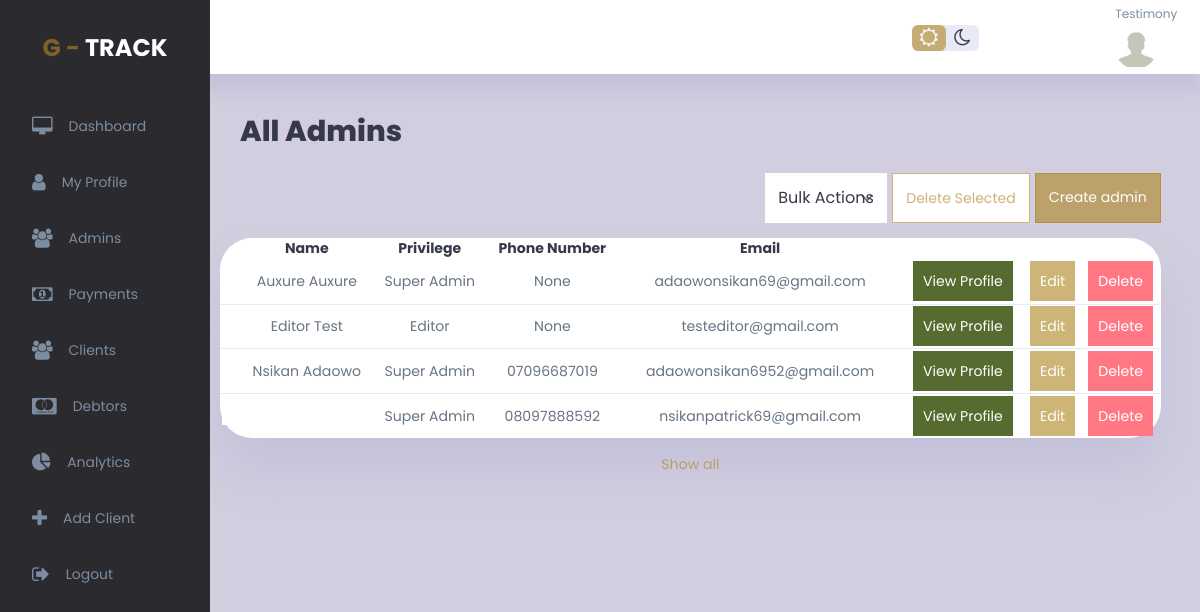
Page /admins (signed in) on the committed database.
### gtrack_app/models.py (models this page shows, shortened)
class UserProfile(models.Model):
    user = models.OneToOneField(User, null=True, on_delete=models.CASCADE)
    address = models.CharField(max_length=65, null=True, blank=True) #can also stand as the office address for the client
    phone = models.CharField(max_length=65, null=True, blank=True)
    privilege = models.CharField(max_length=50, null=True, blank=True)
    ip_address = models.CharField(max_length=50, null=True, blank=True)
    profile_pic = models.FileField(null=True, blank=True, upload_to="uploads/profile_pictures", validators = [FileExtensionValidator(allowed_extensions=['jpg','jpeg','png'])])
    state_country = models.CharField(max_length=65, null=True, blank=True)
    contact_person = models.CharField(max_length=65, null=True, blank=True)
    contact_person_phone = models.CharField(max_length=65, null=True, blank=True)

### gtrack_app/views.py (the view)
# urls.py: path('admins', views.admins, name='admins'),
@login_required
def admins(request):
    current_user = request.user
    all_admins = User.objects.filter(Q(is_superuser=True) | Q(is_staff=True)).exclude(pk=current_user.pk).order_by('date_joined').reverse()
    all_admins_profiles = UserProfile.objects.all
    return render(request, 'admins_dashboard/admins/admins.html', {'admins': all_admins, 'admin_profiles': all_admins_profiles})

### templates/admins_dashboard/admins/admins.html (shortened to what this page needs)
{% extends 'base.html' %}
{% block content %}
{% load static %}
<div class="wrapper">
    <div class="vertical-wrapper" id="sidebar">
        <div class="vertical-bar">
            <div class="logo">
                G - <span>Track</span>
            </div>
            <div class="sidebar">
                <a href="{% url 'index' %}">
                    <i class="fa fa-desktop"></i>
                    <h3>Dashboard</h3>
                </a>
                <a href="{% url 'profile' user_id=user.id %}">
                    <i class="fa fa-user"></i>
                    <h3>My Profile</h3>
                </a>
                <a href="{% url 'admins' %}" class="active">
                    <i class="fa fa-users"></i>
                    <h3>Admins</h3>
                </a>
                <a href="{% url 'payments' %}">
                    <i class="fa fa-money"></i>
                    <h3>Payments</h3>
                </a>
                <a href="{% url 'all_clients' %}">
                    <i class="fa fa-users"></i>
                    <h3>Clients</h3>
                </a>
                <a href="{% url 'debtors' %}">
                    <i class="fa fa-cc-mastercard"></i>
                    <h3>Debtors</h3>
                </a>
                <a href="{% url 'analytics' %}">
                    <i class="fa fa-pie-chart"></i>
                    <h3>Analytics</h3>
                </a>
                <a href="{% url 'create_client' %}">
                    <i class="fa fa-plus"></i>
                    <h3>Add Client</h3>
                </a>
                <a href="{% url 'logout' %}">
                    <i class="fa fa-sign-out"></i>
                    <h3>Logout</h3>
                </a>
            </div>
        </div>
    </div>
    <div class="main-container">
        <div class="top-bar">
            <div class="top-right">
                <div class="theme-toggler">
                    <i class="fa fa-sun-o active"></i>
                    <i class="fa fa-moon-o"></i>
                </div>
                <div class="profile">
                    <div class="info">
                        <small class="text-muted"> {{user.username}}</small>
                    </div>
                    <div class="profile-photo">
                        {% if user.userprofile.profile_pic %}
                        <img src="{{user.userprofile.profile_pic.url}}" width="300" height="300" />
                        {% else %}
                        <img src="{% static 'img/anonymous.jpg' %}" width="300" height="300" />
                        {% endif %}
                    </div>
                </div>
            </div>
        </div>
        <div class="panel">
            <main>
                <h1 class="panel-label">All Admins</h1>
                <div class="panel-body">
                    <form method="post" action="{% url 'batch_delete_admins' %}">
                        <div class="top-table">
                            <div class="table-actions">
                                <select name="action" id="action" class="dropdown-select">
                                    <option value="bulk_actions">Bulk Actions</option>
                                </select>
                                <button class="primary action-btn action" type="submit"
                                    onclick="return confirm('Are you sure you want to delete the selected record(s)?')">Delete
                                    Selected</button>
                                <a href="{% url 'create_admin' %}" class="primary action-btn create">Create admin</a>
                            </div>
                        </div>
                        <div class="admin-panel">
                            <table>
                                <thead>
                                    <tr>
                                        <th></th>
                                        <th>Name</th>
                                        <th>Privilege</th>
                                        <th>Phone Number</th>
                                        <th>Email</th>
                                    </tr>
                                </thead>
                                <tbody>
                                    {% for admin in admins %}
                                    <tr>
                                        {% for admin_profile in admin_profiles %}
                                        {% if admin_profile.user_id == admin.id %}
                                        <td><input type="checkbox" value="{{admin.id}}" name="select_delete"></td>
                                        <td>{{ admin.first_name }}  {{ admin.last_name }}</td>
                                        {% if admin.is_superuser and admin.is_staff %}
                                        <td>Super Admin</td>
                                        {% else %}
                                        <td>Editor</td>
                                        {% endif %}
                                        <td>{{ admin_profile.phone }}</td>
                                        <td>{{ admin.email }}</td>
                                        <td><a class="portfolio-btn"
                                            href="{% url 'view_details' user_id=admin.id %}">View Profile</a></td>
                                        <td><a class="primary-btn"
                                                href="{% url 'edit_admin' user_id=admin.id %}">Edit</a></td>
                                        <td><a class="danger-btn" href="{% url 'delete_admin' user_id=admin.id %}"
                                                onclick="return confirm('Are you sure you want to delete this record?')">Delete</a>
                                        </td>
                                        {% endif %}
                                        {% endfor %}
                                    </tr>
                                    {% endfor %}
                                </tbody>
                            </table>
                            <a id="show-all" href="#">Show all</a>
                        </div>
                    </form>
                </div>
            </main>
        </div>
    </div>
</div>
{% endblock %}

### static/css/authenticate.css (style rules this page uses)
* { margin: 0; padding: 0; border: 0; box-sizing: border-box; font-family: 'poppins', sans-serif; }

### rows in the picture
UserProfile: shows "Super Admin", phone "None"
UserProfile: shows "Editor", phone "None"
UserProfile: shows "Super Admin", phone "07096687019"
UserProfile: shows "Super Admin", phone "08097888592"

### other values in the picture
{{ user.username }} "Testimony"
{{ admin.first_name }} "Auxure"
{{ admin.last_name }} "Auxure"
{{ admin.email }} "adaowonsikan69@gmail.com"
{{ admin.first_name }} "Editor"
{{ admin.last_name }} "Test"
{{ admin.email }} "testeditor@gmail.com"
{{ admin.first_name }} "Nsikan"
{{ admin.last_name }} "Adaowo"
{{ admin.email }} "adaowonsikan6952@gmail.com"
{{ admin.email }} "nsikanpatrick69@gmail.com"
